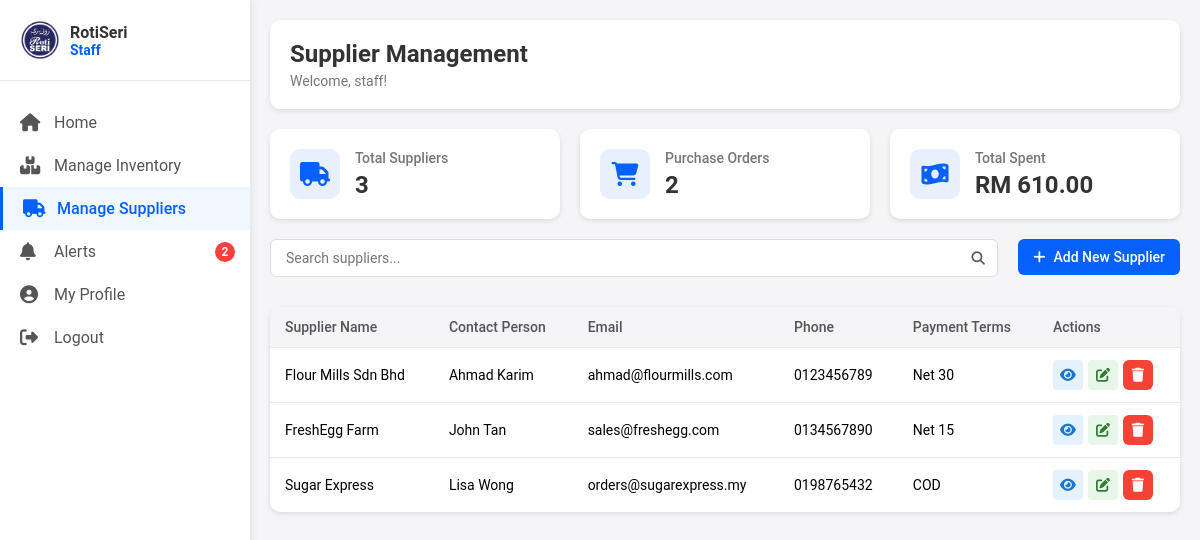
Page /staff_suppliers.php (signed in) on the committed database.
### tables this page shows
CREATE TABLE `users` (
  `userID` varchar(50) NOT NULL,
  `username` varchar(100) NOT NULL,
  `fullName` varchar(255) NOT NULL,
  `email` varchar(255) NOT NULL,
  `phoneNumber` varchar(20) NOT NULL,
  `address` text NOT NULL,
  `password` varchar(255) NOT NULL,
  `role` enum('Administrator','Inventory Manager','Bakery Staff') NOT NULL,
  `created_at` timestamp NOT NULL DEFAULT current_timestamp()
);

CREATE TABLE `suppliers` (
  `supplier_id` int(11) NOT NULL,
  `supplier_name` varchar(100) NOT NULL,
  `contact_person` varchar(100) DEFAULT NULL,
  `email` varchar(100) DEFAULT NULL,
  `phone` varchar(20) DEFAULT NULL,
  `address` text DEFAULT NULL,
  `payment_terms` varchar(100) DEFAULT NULL,
  `notes` text DEFAULT NULL,
  `created_by` varchar(50) DEFAULT NULL,
  `created_at` timestamp NOT NULL DEFAULT current_timestamp(),
  `updated_at` timestamp NOT NULL DEFAULT current_timestamp() ON UPDATE current_timestamp()
);

### staff_suppliers.php (the view, shortened to what this page needs)
<?php
include 'db_connection.php';
$userID = $_SESSION['userID'];
$sql = "SELECT fullName FROM users WHERE userID = ?";
$stmt = $conn->prepare($sql);
$stmt->bind_param("s", $userID);
$stmt->execute();
$result = $stmt->get_result();
if ($row = $result->fetch_assoc()) {
    $fullName = $row['fullName'];
} else {
    $fullName = "Staff";
}
$lowStockQuery = "SELECT
                 SUM(CASE WHEN stock_quantity <= reorder_threshold AND stock_quantity > 0 THEN 1 ELSE 0 END) as low_stock_count,
                 SUM(CASE WHEN stock_quantity = 0 THEN 1 ELSE 0 END) as out_of_stock_count
              FROM products";
$stockResult = $conn->query($lowStockQuery);
$stockCounts = $stockResult->fetch_assoc();
$lowStockCount = $stockCounts['low_stock_count'];
$outOfStockCount = $stockCounts['out_of_stock_count'];
$createTableSQL = "CREATE TABLE IF NOT EXISTS suppliers (
    supplier_id INT AUTO_INCREMENT PRIMARY KEY,
    supplier_name VARCHAR(100) NOT NULL,
    contact_person VARCHAR(100),
    email VARCHAR(100),
    phone VARCHAR(20),
    address TEXT,
    payment_terms VARCHAR(100),
    notes TEXT,
    created_by VARCHAR(50),
    created_at TIMESTAMP DEFAULT CURRENT_TIMESTAMP,
    updated_at TIMESTAMP DEFAULT CURRENT_TIMESTAMP ON UPDATE CURRENT_TIMESTAMP
)";
$conn->query($createTableSQL);
$searchTerm = isset($_GET['search']) ? $_GET['search'] : '';
$query = "SELECT * FROM suppliers WHERE 1=1";
$query .= " ORDER BY supplier_name";
$stmt = $conn->prepare($query);
$stmt->execute();
$result_suppliers = $stmt->get_result();
$countSql = "SELECT COUNT(*) as total FROM suppliers";
$countResult = $conn->query($countSql);
$totalSuppliers = $countResult->fetch_assoc()['total'];
$ordersSql = "SELECT COUNT(*) as order_count, SUM(total_amount) as total_spent
             FROM orders
             WHERE order_type = 'Purchase'";
$ordersResult = $conn->query($ordersSql);
$ordersData = $ordersResult->fetch_assoc();
$totalOrders = $ordersData['order_count'] ?? 0;
$totalSpent = $ordersData['total_spent'] ?? 0;
?>
<!DOCTYPE html>
<html lang="en">
<head>
    <link rel="stylesheet" href="staff_dashboard.css">
    <link rel="stylesheet" href="staff_suppliers.css">
    <link rel="stylesheet" href="https://cdnjs.cloudflare.com/ajax/libs/font-awesome/6.5.1/css/all.min.css">
</head>
<body>
    <div class="sidebar">
        <div class="sidebar-header">
            <div class="logo-container">
                <img src="image/icon/logo.png" alt="Roti Seri Logo" class="logo">
                <div class="company-text">
                    <span class="company-name">RotiSeri</span>
                    <span class="company-role">Staff</span>
                </div>
            </div>
        </div>
        <nav class="sidebar-nav">
            <a href="staff_dashboard.php" class="nav-item">
                <i class="fas fa-home"></i>
                <span>Home</span>
            </a>
            <a href="staff_manageinventory.php" class="nav-item">
                <i class="fas fa-boxes"></i>
                <span>Manage Inventory</span>
            </a>
            <a href="staff_suppliers.php" class="nav-item active">
                <i class="fas fa-truck"></i>
                <span>Manage Suppliers</span>
            </a>
            <a href="staff_alerts.php" class="nav-item">
                <i class="fas fa-bell"></i>
                <span>Alerts</span>
                <?php if ($lowStockCount + $outOfStockCount > 0): ?>
                <span class="badge"><?php echo $lowStockCount + $outOfStockCount; ?></span>
                <?php endif; ?>
            </a>
            <a href="staff_profile.php" class="nav-item">
                <i class="fas fa-user-circle"></i>
                <span>My Profile</span>
            </a>
            <a href="logout.php" class="nav-item">
                <i class="fas fa-sign-out-alt"></i>
                <span>Logout</span>
            </a>
        </nav>
    </div>
    <div class="main-content">
        <div class="header">
            <div class="welcome-container">
                <h1>Supplier Management</h1>
                <p>Welcome, <?php echo htmlspecialchars($fullName); ?>!</p>
            </div>
        </div>
        <div class="dashboard-stats">
            <div class="stat-card">
                <div class="stat-icon">
                    <i class="fas fa-truck"></i>
                </div>
                <div class="stat-info">
                    <h3>Total Suppliers</h3>
                    <p><?php echo $totalSuppliers; ?></p>
                </div>
            </div>
            <div class="stat-card">
                <div class="stat-icon">
                    <i class="fas fa-shopping-cart"></i>
                </div>
                <div class="stat-info">
                    <h3>Purchase Orders</h3>
                    <p><?php echo $totalOrders; ?></p>
                </div>
            </div>
            <div class="stat-card">
                <div class="stat-icon">
                    <i class="fas fa-money-bill-wave"></i>
                </div>
                <div class="stat-info">
                    <h3>Total Spent</h3>
                    <p>RM <?php echo number_format($totalSpent, 2); ?></p>
                </div>
            </div>
        </div>
        <div class="supplier-actions">
            <div class="search-filters">
                <form method="GET" action="staff_suppliers.php">
                    <div class="search-bar">
                        <input type="text" name="search" placeholder="Search suppliers..." value="<?php echo htmlspecialchars($searchTerm); ?>">
                        <button type="submit"><i class="fas fa-search"></i></button>
                    </div>
                </form>
            </div>
            <button class="add-supplier-btn" onclick="showAddModal()">
                <i class="fas fa-plus"></i> Add New Supplier
            </button>
        </div>
        <div class="supplier-table-container">
            <table class="supplier-table">
                <thead>
                    <tr>
                        <th>Supplier Name</th>
                        <th>Contact Person</th>
                        <th>Email</th>
                        <th>Phone</th>
                        <th>Payment Terms</th>
                        <th>Actions</th>
                    </tr>
                </thead>
                <tbody>
                    <?php if ($result_suppliers->num_rows > 0): ?>
                        <?php while ($supplier = $result_suppliers->fetch_assoc()): ?>
                            <tr>
                                <td><?php echo htmlspecialchars($supplier['supplier_name']); ?></td>
                                <td><?php echo htmlspecialchars($supplier['contact_person']); ?></td>
                                <td><?php echo htmlspecialchars($supplier['email']); ?></td>
                                <td><?php echo htmlspecialchars($supplier['phone']); ?></td>
                                <td><?php echo htmlspecialchars($supplier['payment_terms']); ?></td>
                                <td>
                                    <div class="action-buttons">
                                        <button class="action-btn view-btn" title="View Details"
                                                onclick="viewSupplierDetails(<?php echo htmlspecialchars(json_encode($supplier)); ?>)">
                                            <i class="fas fa-eye"></i>
                                        </button>
                                        <button class="action-btn edit-btn" title="Edit Supplier"
                                                onclick="showEditModal(<?php echo htmlspecialchars(json_encode($supplier)); ?>)">
                                            <i class="fas fa-edit"></i>
                                        </button>
                                        <button class="action-btn delete-btn" title="Delete Supplier"
                                                onclick="confirmDelete(<?php echo $supplier['supplier_id']; ?>, '<?php echo addslashes($supplier['supplier_name']); ?>')">
                                            <i class="fas fa-trash"></i>
                                        </button>
                                    </div>
                                </td>
                            </tr>
                        <?php endwhile; ?>
                    <?php else: ?>
                        <tr>
                            <td colspan="6" class="no-data">No suppliers found matching your criteria</td>
                        </tr>
                    <?php endif; ?>
                </tbody>
            </table>
        </div>
    </div>
</body>
</html>

### staff_dashboard.css (style rules this page uses)
* { margin: 0; padding: 0; box-sizing: border-box; font-family: 'Roboto', sans-serif; }
body { background-color: #f5f5f7; display: flex; min-height: 100vh; }
.sidebar { width: 250px; background-color: #ffffff; min-height: 100vh; position: fixed; top: 0; left: 0; box-shadow: 0 0 10px rgba(0, 0, 0, 0.1); display: flex; flex-direction: column; z-index: 1000; }
.sidebar-header { padding: 20px; border-bottom: 1px solid #eaeaea; }
.logo-container { display: flex; align-items: center; gap: 10px; }
.logo { width: 40px; height: 40px; }
.company-text { display: flex; flex-direction: column; }
.company-name { font-weight: 600; font-size: 16px; color: #333; }
.company-role { font-weight: 600; font-size: 14px; color: #0561FC; }
.sidebar-nav { display: flex; flex-direction: column; padding: 20px 0; flex-grow: 1; }
.nav-item { display: flex; align-items: center; padding: 12px 20px; color: #555; text-decoration: none; position: relative; transition: all 0.3s ease; }
.nav-item i { margin-right: 10px; font-size: 18px; width: 24px; }
.nav-item.active { color: #0561FC; background-color: #f0f7ff; font-weight: 500; border-left: 3px solid #0561FC; }
.badge { position: absolute; right: 15px; background-color: #ff3e3e; color: white; font-size: 12px; font-weight: bold; height: 20px; width: 20px; display: flex; align-items: center; justify-content: center; border-radius: 50%; }
.main-content { flex: 1; margin-left: 250px; padding: 20px; overflow-x: hidden; }
.header { background-color: #ffffff; border-radius: 10px; padding: 20px; margin-bottom: 20px; box-shadow: 0 2px 5px rgba(0, 0, 0, 0.1); display: flex; justify-content: space-between; align-items: center; }
.welcome-container h1 { font-size: 24px; color: #333; margin-bottom: 5px; }
.welcome-container p { color: #777; font-size: 14px; }
.dashboard-stats { display: grid; grid-template-columns: repeat(auto-fit, minmax(240px, 1fr)); gap: 20px; margin-bottom: 20px; }
.stat-card { background-color: #ffffff; border-radius: 10px; box-shadow: 0 2px 5px rgba(0, 0, 0, 0.1); padding: 20px; display: flex; align-items: center; gap: 15px; transition: transform 0.3s ease; }
.stat-icon { width: 50px; height: 50px; border-radius: 10px; background-color: #e8f0fe; display: flex; justify-content: center; align-items: center; color: #0561FC; font-size: 24px; }
.stat-info h3 { font-size: 14px; color: #777; margin-bottom: 5px; font-weight: 500; }
.stat-info p { font-size: 24px; color: #333; font-weight: 600; }

### staff_suppliers.css (style rules this page uses)
.supplier-actions { margin-bottom: 20px; display: flex; justify-content: space-between; align-items: flex-start; gap: 20px; flex-wrap: wrap; }
.search-filters { flex: 1; min-width: 300px; }
.search-bar { position: relative; margin-bottom: 10px; }
.search-bar input { width: 100%; padding: 10px 15px; padding-right: 40px; border: 1px solid #ddd; border-radius: 6px; font-size: 14px; }
.search-bar button { position: absolute; right: 0; top: 0; height: 100%; width: 40px; background: none; border: none; color: #555; cursor: pointer; }
.add-supplier-btn { padding: 10px 15px; background-color: #0561FC; color: white; border: none; border-radius: 6px; font-size: 14px; font-weight: 500; cursor: pointer; display: flex; align-items: center; gap: 8px; transition: background-color 0.3s ease; }
.supplier-table-container { background-color: white; border-radius: 10px; box-shadow: 0 2px 5px rgba(0, 0, 0, 0.1); overflow: auto; margin-bottom: 20px; }
.supplier-table { width: 100%; border-collapse: collapse; font-size: 14px; }
.supplier-table th, .supplier-table td { padding: 12px 15px; text-align: left; border-bottom: 1px solid #eaeaea; }
.supplier-table th { background-color: #f5f5f7; font-weight: 500; color: #555; position: sticky; top: 0; z-index: 1; }
.supplier-table tr:last-child td { border-bottom: none; }
.action-buttons { display: flex; gap: 5px; }
.action-btn { width: 30px; height: 30px; border-radius: 4px; display: flex; justify-content: center; align-items: center; border: none; cursor: pointer; font-size: 14px; transition: all 0.2s ease; }
.view-btn { background-color: #e3f2fd; color: #1976d2; }
.edit-btn { background-color: #e8f5e9; color: #2e7d32; }
.delete-btn { background-color: #feebee; color: #c62828; }
.save-btn, .cancel-btn, .delete-btn, .close-btn { padding: 10px 15px; border-radius: 6px; font-size: 14px; font-weight: 500; cursor: pointer; transition: all 0.2s ease; }
.delete-btn { background-color: #f44336; color: white; border: none; }

### rows in the picture
users: fullName "staff"
suppliers: supplier_name "Flour Mills Sdn Bhd", contact_person "Ahmad Karim", email "ahmad@flourmills.com", phone "0123456789", payment_terms "Net 30"
suppliers: supplier_name "FreshEgg Farm", contact_person "John Tan", email "sales@freshegg.com", phone "0134567890", payment_terms "Net 15"
suppliers: supplier_name "Sugar Express", contact_person "Lisa Wong", email "orders@sugarexpress.my", phone "0198765432", payment_terms "COD"

### other values in the picture
$lowStockCount + $outOfStockCount "2"
$totalSuppliers "3"
$totalOrders "2"
$totalSpent "610.00"
